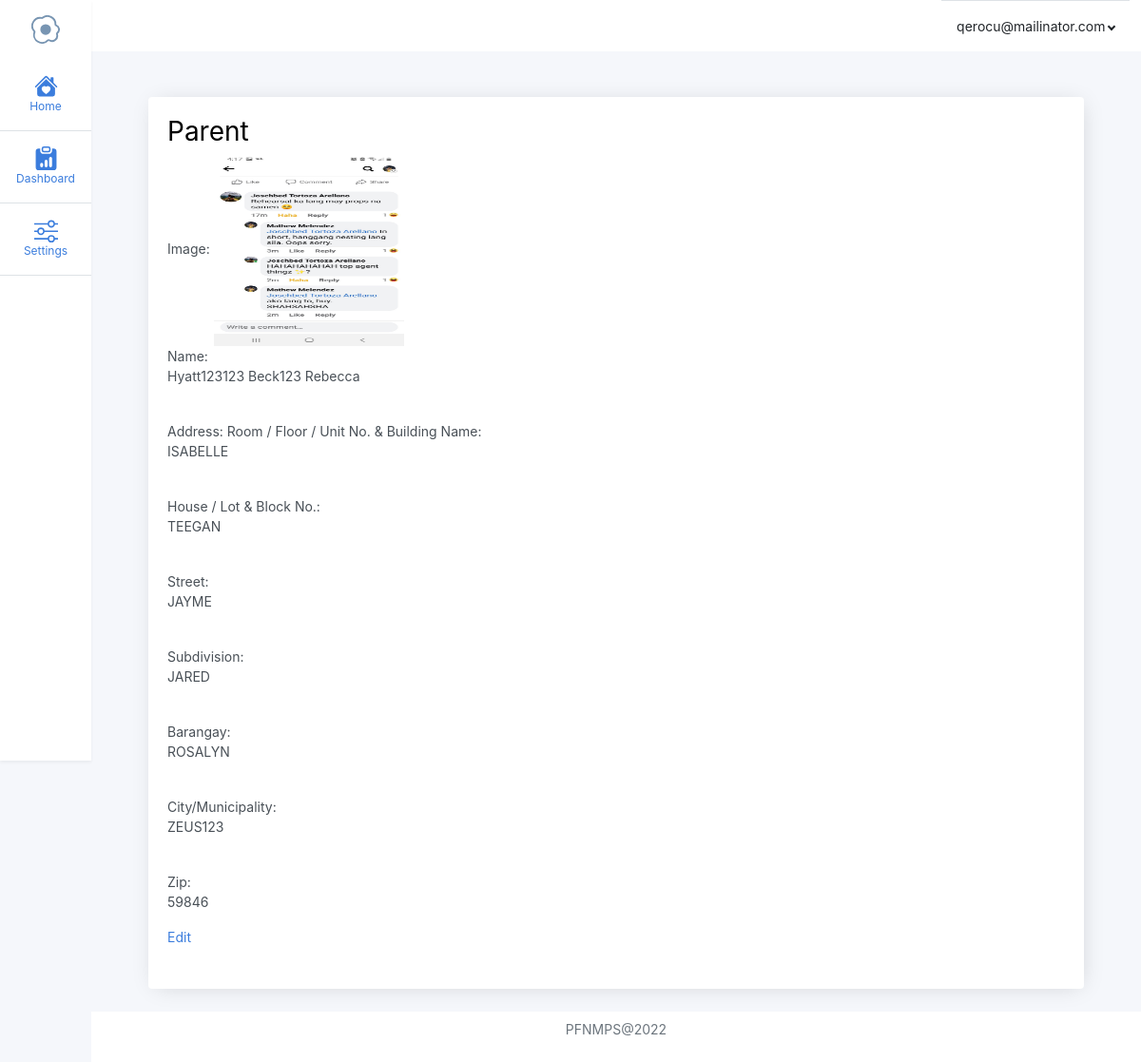
Page /parents/profile-parent.php (signed in) on the committed database.
### tables this page shows
CREATE TABLE `users` (
  `id` int(11) NOT NULL,
  `user_id` varchar(250) NOT NULL,
  `email` varchar(50) NOT NULL,
  `password` varchar(50) NOT NULL,
  `first_name` varchar(50) NOT NULL,
  `middle_name` varchar(50) NOT NULL,
  `last_name` varchar(50) NOT NULL,
  `contact_number` varchar(50) NOT NULL,
  `room` varchar(50) NOT NULL,
  `house` varchar(50) NOT NULL,
  `street` varchar(50) NOT NULL,
  `subdivision` varchar(50) NOT NULL,
  `barangay` varchar(50) NOT NULL,
  `city` varchar(50) NOT NULL,
  `zip` varchar(50) NOT NULL,
  `gender` varchar(11) NOT NULL,
  `user_type` int(11) NOT NULL,
  `image` blob NOT NULL,
  `student_id` varchar(255) NOT NULL,
  `date_time_created` datetime NOT NULL,
  `date_time_updated` datetime NOT NULL
);

### parents/profile-parent.php (the view, shortened to what this page needs)
<?php
include('../connection.php');
$email = $_SESSION['email'];
?>
<!DOCTYPE html>
<html lang="en">
<head>
    <link rel="stylesheet" href="../admin-template/css/app.css">
    <link rel="stylesheet" href="../src/styles/custom/stickynav.css">
</head>
<body>
<div class="outer-container d-flex">
  <div class="sticky-nav bg-white vh-100 shadow" style="height: 100%;">
    <a href="#" class="brand p-3 link-dark text-decoration-none bg-white text-center" title="" data-bs-toggle="tooltip" data-bs-placement="right" data-bs-original-title="Icon-only">
    </a>
    <ul class="list nav nav-flush mb-auto text-center">
      <li class="nav-item">
        <a href="home-parent.php" class="nav-link active py-3 d-flex flex-column align-items-center text-start border-bottom" aria-current="page" title="" data-bs-toggle="tooltip" data-bs-placement="right" data-bs-original-title="Home">
            <p class="p-0 m-0" style="font-size: 12px;">Home</p>
        </a>
      </li>
      <li class="nav-item">
        <a href="dashboard-parent.php" class="nav-link py-3 border-bottom" title="" data-bs-toggle="tooltip" data-bs-placement="right" data-bs-original-title="Dashboard">
            <p class="p-0 m-0" style="font-size: 12px;">Dashboard</p>
        </a>
      </li>
      <li class="nav-item">
        <a href="#" class="nav-link py-3 border-bottom" title="" data-bs-toggle="tooltip" data-bs-placement="right" data-bs-original-title="Orders">
            <p class="p-0 m-0" style="font-size: 12px;">Settings</p>
        </a>
      </li>
    </ul>
  </div>
<main class="main-container container-fluid-lg bg-light" style="width: 100%; position: relative">
    <nav class="navbar navbar-expand-lg navbar-light bg-white p-0" style="box-shadow: none;">
        <div class="container-fluid justify-content-end">
            <div class="dropdown border-top">
                <a href="#" class="d-flex align-items-center justify-content-center p-3 link-dark text-decoration-none dropdown-toggle" id="dropdownUser3" data-bs-toggle="dropdown" aria-expanded="false">
                    <?= $_SESSION['email']; ?>
                </a>
            </div>
        </div>
    </nav>
    <main class="content">
        <div class="container-fluid" style="height: 100%;">
            <div class="row">
                <div class="col-lg-12">
                    <div class="card" style="border: none; height: 100%; box-shadow: 2px 2px 23px -6px rgba(0,0,0,0.17);">
                        <div class="card-body">
                        <h1>Parent</h1>
                            <?php
                            $query = "SELECT users.first_name AS 'users_first_name', users.middle_name AS 'users_middle_name', users.last_name AS 'users_last_name' , users.room AS 'users_room',users.user_id AS 'users_id', users.house AS 'users_house', users.street AS 'users_street' , users.subdivision AS 'users_subdivision' , users.barangay AS 'users_barangay', users.city AS 'users_city', users.zip AS 'users_zip', users.image AS 'parent_image', students.first_name AS 'students_first_name', students.middle_name  AS 'students_middle_name', students.last_name  AS 'students_last_name', students.date_of_birth AS 'students_date_of_birth', students.gender AS 'students_gender', students.student_id
                            AS 'students_student_id' FROM users
                            LEFT JOIN students ON  users.student_id = students.student_id WHERE email = '$email'";
                            $run = mysqli_query($conn,$query);
                            if(mysqli_num_rows($run) > 0){
                            foreach ($run as $row) {
                                ?>
                                    <form action="" method="POST" enctype="multipart/form-data">
                                    <label for="">Image:</label>
                                    <img src="<?php echo "guardian_image/". $row['parent_image']; ?>" alt="" width="200px" height="200px">
                                    <br>
                                    <label for="">Name:</label>
                                    <p><?php echo ucfirst($row ['users_first_name']) . " " . ucfirst($row ['users_middle_name']) . " "  . ucfirst($row ['users_last_name'])  ?></p>
                                    <br>
                                    <label for="">Address:</label>
                                    <label for="">Room / Floor / Unit No. & Building Name: </label>
                                    <p><?php echo $row ['users_room'] ?></p>
                                    <br>
                                    <label for="">House / Lot & Block No.: </label>
                                    <p><?php echo $row ['users_house']?></p>
                                    <br>
                                    <label for="">Street: </label>
                                    <p><?php echo $row ['users_street']?></p>
                                    <br>
                                    <label for="">Subdivision: </label>
                                    <p><?php echo $row ['users_subdivision']?></p>
                                    <br>
                                    <label for="">Barangay: </label>
                                    <p><?php echo $row ['users_barangay']?></p>
                                    <br>
                                    <label for="">City/Municipality: </label>
                                    <p><?php echo $row ['users_city']?></p>
                                    <br>
                                    <label for="">Zip: </label>
                                    <p><?php echo $row ['users_zip']?></p>
                                    <a href="edit-profile-parent.php?users_id=<?php echo $row['users_id']?>">Edit</a>
                                    </form>
                                <?php
                            }
                            }
                            ?>
                        </div>
                    </div>
                </div>
            </div>
        </div>
    </main>
    <footer class="footer bg-white p-2 w-100">
        <p class="text-center text-muted">PFNMPS@2022</p>
    </footer>
</main>
</div>
</body>
</html>

### src/styles/custom/stickynav.css (style rules this page uses)
.outer-container { position: relative; }
.sticky-nav { width: 6rem; display: flex; flex-direction: column; height: 100%; position: fixed; left: 0; z-index: 11111; }
.main-container { margin-left: 6rem; }
.list { display: flex; flex-direction: column; }

### rows in the picture
users: image (picture), first_name "Hyatt123123", middle_name "Beck123", last_name "Rebecca", room "ISABELLE", house "TEEGAN", street "JAYME", subdivision "JARED", barangay "ROSALYN", city "ZEUS123", zip "59846"

### other values in the picture
$_SESSION['email'] "qerocu@mailinator.com"
